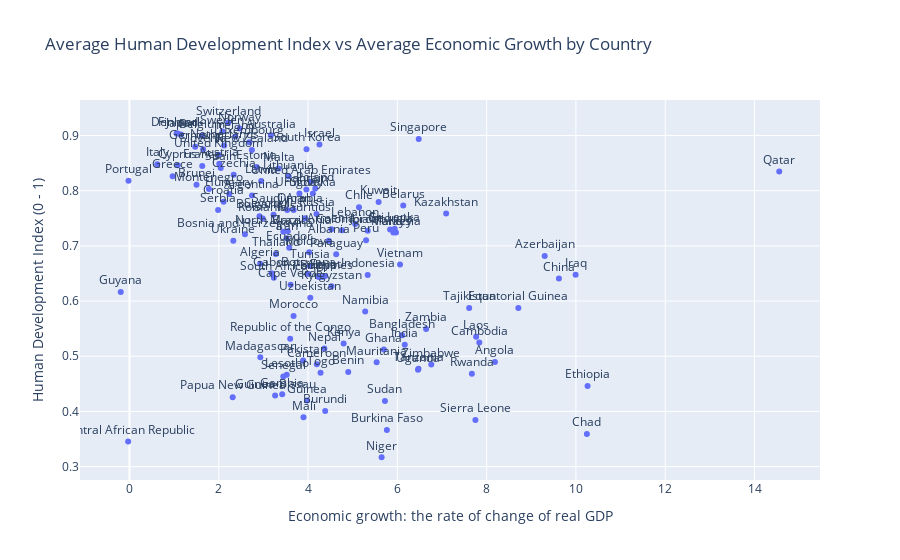

The cell this chart's notebook holds for it:
### Code cell
fig = px.scatter(avg_df, x='Economic growth: the rate of change of real GDP',
                 y='Human Development Index (0 - 1)',
                 text='Country', title='Average Human Development Index vs Average Economic Growth by Country')

# Update layout for better visibility of labels
fig.update_traces(textposition='top center')

# Show the plot
fig.show()

### Figure 1 — Plotly figure (JSON) as saved in the notebook; plotly's stock layout.template omitted (floating-point values rounded to 4 significant figures)
{"data": [{"hovertemplate": "Economic growth: the rate of change of real GDP=%{x}<br>Human Development Index (0 - 1)=%{y}<br>Country=%{text}<extra></extra>", "legendgroup": "", "marker": {"color": "#636efa", "symbol": "circle"}, "mode": "markers+text", "name": "", "orientation": "v", "showlegend": false, "text": ["Albania", "Algeria", "Angola", "Argentina", "Armenia", "Australia", "Austria", "Azerbaijan", "Bahrain", "Bangladesh", "Belarus", "Belgium", "Benin", "Bolivia", "Bosnia and Herzegovina", "Botswana", "Brazil", "Brunei", "Bulgaria", "Burkina Faso", "Burundi", "Cambodia", "Cameroon", "Cape Verde", "Central African Republic", "Chad", "Chile", "China", "Colombia", "Croatia", "Cyprus", "Czechia", "Denmark", "Ecuador", "Egypt", "Equatorial Guinea", "Estonia", "Ethiopia", "Finland", "France", "Gabon", "Gambia", "Georgia", "Germany", "Ghana", "Greece", "Guinea", "Guinea-Bissau", "Guyana", "Hungary", "India", "Indonesia", "Iran", "Iraq", "Ireland", "Israel", "Italy", "Japan", "Jordan", "Kazakhstan", "Kenya", "Kuwait", "Kyrgyzstan", "Laos", "Latvia", "Lebanon", "Lesotho", "Lithuania", "Luxembourg", "Madagascar", "Malaysia", "Mali", "Malta", "Mauritania", "Mauritius", "Moldova", "Montenegro", "Morocco", "Namibia", "Nepal", "Netherlands", "New Zealand", "Niger", "North Macedonia", "Norway", "Oman", "Pakistan", "Papua New Guinea", "Paraguay", "Peru", "Philippines", "Poland", "Portugal", "Qatar", "Republic of the Congo", "Romania", "Russia", "Rwanda", "Saudi Arabia", "Senegal", "Serbia", "Seychelles", "Sierra Leone", "Singapore", "Slovakia", "Slovenia", "South Africa", "South Korea", "Spain", "Sri Lanka", "Sudan", "Sweden", "Switzerland", "Tajikistan", "Tanzania", "Thailand", "Togo", "Tunisia", "Turkey", "Uganda", "Ukraine", "United Arab Emirates", "United Kingdom", "Uruguay", "Uzbekistan", "Vietnam", "Zambia", "Zimbabwe"], "textposition": "top center", "type": "scatter", "x": [4.463, 2.929, 8.185, 2.744, 4.522, 3.167, 2.012, 9.3, 3.962, 6.108, 6.132, 1.625, 4.9, 4.237, 2.586, 4.01, 3.546, 1.502, 2.913, 5.765, 4.384, 7.835, 4.196, 3.61, -0.029, 10.25, 5.141, 9.619, 4.762, 2.108, 1.082, 2.334, 1.055, 3.578, 4.382, 8.71, 2.847, 10.26, 1.081, 1.63, 3.183, 3.421, 5.838, 1.472, 5.698, 0.967, 3.978, 3.263, -0.195, 2.235, 6.166, 5.336, 3.518, 9.993, 2.371, 4.255, 0.622, 1.155, 5.336, 7.092, 4.797, 5.58, 4.526, 7.764, 2.951, 5.057, 3.522, 3.565, 2.685, 2.931, 5.969, 3.898, 3.339, 5.536, 3.93, 4.024, 1.78, 3.675, 5.28, 4.365, 2.12, 2.742, 5.648, 3.446, 2.468, 3.677, 3.889, 2.312, 4.63, 5.299, 4.324, 4.162, -0.02182, 14.55, 3.6, 2.984, 4.189, 7.669, 3.534, 3.446, 1.986, 3.227, 7.748, 6.478, 4.108, 1.65, 3.233, 3.965, 2.044, 5.942, 5.722, 2.084, 2.211, 7.608, 6.473, 3.277, 4.28, 4.042, 5.911, 6.463, 2.327, 4.064, 1.998, 3.807, 4.05, 6.06, 6.644, 6.76], "xaxis": "x", "y": [0.7093, 0.6675, 0.4897, 0.7913, 0.7301, 0.9002, 0.8487, 0.6816, 0.8022, 0.538, 0.7731, 0.8997, 0.4717, 0.6437, 0.7209, 0.6491, 0.7263, 0.8106, 0.7539, 0.3663, 0.401, 0.5247, 0.4855, 0.6294, 0.3455, 0.3592, 0.7701, 0.6409, 0.7281, 0.7798, 0.8461, 0.8287, 0.9034, 0.6967, 0.6455, 0.5872, 0.843, 0.446, 0.9037, 0.8448, 0.6502, 0.4311, 0.7295, 0.8795, 0.5125, 0.8262, 0.4198, 0.4287, 0.6165, 0.7939, 0.521, 0.6473, 0.714, 0.6478, 0.8984, 0.8836, 0.8479, 0.902, 0.7275, 0.7585, 0.523, 0.7795, 0.6268, 0.5352, 0.8174, 0.7395, 0.4665, 0.8261, 0.8879, 0.4981, 0.7242, 0.3894, 0.8404, 0.4891, 0.75, 0.6883, 0.803, 0.5729, 0.581, 0.5141, 0.8819, 0.8736, 0.317, 0.7255, 0.9126, 0.765, 0.4923, 0.4258, 0.6848, 0.7103, 0.6438, 0.8041, 0.8178, 0.8348, 0.5317, 0.7495, 0.7576, 0.4681, 0.7652, 0.4635, 0.7652, 0.7564, 0.3844, 0.8935, 0.7949, 0.8749, 0.6425, 0.8752, 0.8412, 0.7308, 0.4191, 0.9071, 0.9231, 0.5872, 0.4775, 0.6855, 0.4701, 0.6634, 0.7241, 0.4757, 0.7094, 0.8163, 0.865, 0.795, 0.606, 0.6664, 0.5496, 0.4851], "yaxis": "y"}], "layout": {"legend": {"tracegroupgap": 0}, "title": {"text": "Average Human Development Index vs Average Economic Growth by Country"}, "xaxis": {"anchor": "y", "domain": [0, 1], "title": {"text": "Economic growth: the rate of change of real GDP"}}, "yaxis": {"anchor": "x", "domain": [0, 1], "title": {"text": "Human Development Index (0 - 1)"}}}}
